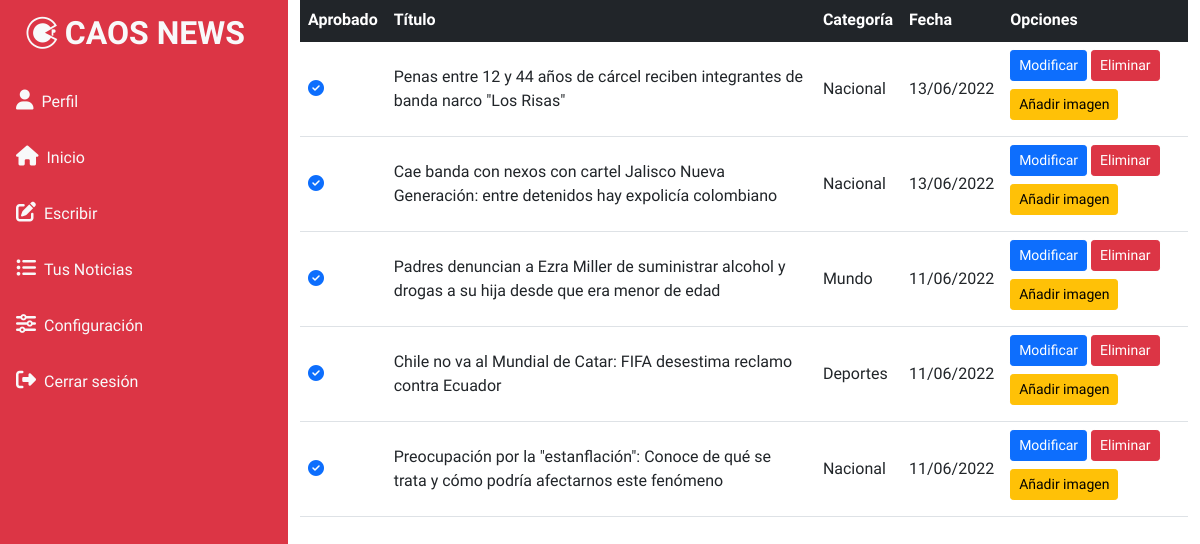
/listar/ (signed in), run on an earlier commit of the app's database.
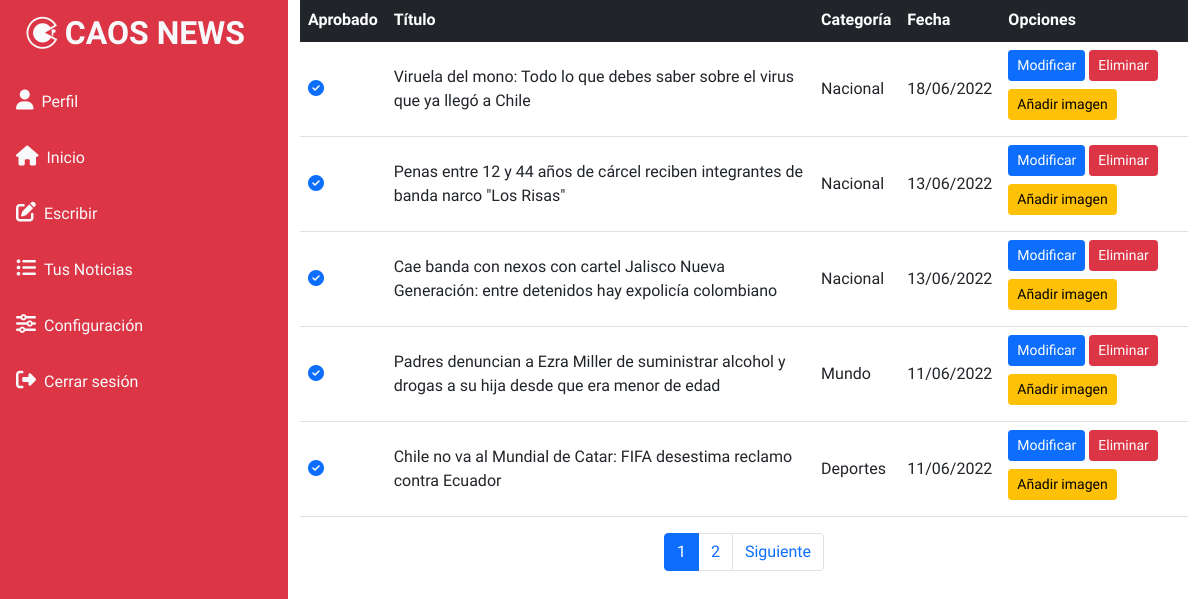
And on a later commit of the database.
### webcaosnews/models.py (models this page shows, shortened)
class Noticias(models.Model):
    id_noticia = models.AutoField(primary_key=True),
    usuario = models.CharField(max_length=60,default='--')
    autor = models.CharField(max_length=80,default='--')
    titulo = models.CharField(max_length=100)
    portada = models.ImageField(upload_to='fotos/%Y/%m/%d/',null=False,default='fotos/defecto.png')
    categoria = models.ForeignKey(Categoria,on_delete=models.CASCADE)
    ubicacion = models.ForeignKey(Regiones,on_delete=models.CASCADE)
    contenido = tinymce_models.HTMLField(null=False)
    etiquetas = models.CharField(max_length=150)
    fecha = models.DateField(("Fecha"), default=datetime.date.today)
    aprobada = models.BooleanField(default=False)
    comentario = models.TextField(default='--')

class Categoria(models.Model):
    id_categoria = models.AutoField(primary_key=True),
    nombre = models.CharField(max_length=50)
    def __str__(self):
        return self.nombre

### webcaosnews/views.py (the view)
# urls.py: path('listar/',listar,name='list'),
@login_required(login_url='login')
@permission_required('webcaosnews.change_noticias',login_url='login')
@permission_required('webcaosnews.delete_noticias',login_url='login')
@permission_required('webcaosnews.view_noticias',login_url='login')
def listar(request):
    noticias = Noticias.objects.filter(usuario= request.user).order_by('-fecha')
    page = request.GET.get('page',1)
    try:
        paginator = Paginator(noticias,5)
        noticias = paginator.page(page)
    except:
        raise Http404
    data = {
        'entity': noticias,
        'paginator': paginator
    }
    return render(request, "panel/listado.html",data)

### webcaosnews/templates/panel/listado.html (shortened to what this page needs)
{% extends "panel/basePanel.html" %}
{%load static %}
{% block contenido %}
<div class="container-fluid">
  <table class="table table-hover table-responsive-sm align-middle">
    <thead class="table-dark">
      <tr>
        <th scope="col">Aprobado</th>
        <th scope="col">Título</th>
        <th scope="col">Categoría</th>
        <th scope="col">Fecha</th>
        <th>Opciones</th>
      </tr>
    </thead>
    <tbody>
      {% for n in entity %}
      <tr>
        <th scope="row">
          {% if n.aprobada %}
          <i class="fa-solid fa-circle-check text-primary"></i>
          {% else %}
          <i class="fa-solid fa-circle-xmark text-danger"></i>
          {% endif %}
        </th>
        <td>{{n.titulo}}</td>
        <td>{{n.categoria}}</td>
        <td>{{n.fecha |date:"SHORT_DATE_FORMAT" }}</td>
        <td>
          <a href="{% url 'modNot' n.id %}"><button type="button" class="btn btn-primary btn-sm mb-2">Modificar</button></a>
          <a href="#" onclick="eliminarNoticia({{n.id}})"><button type="button"
              class="btn btn-danger btn-sm mb-2">Eliminar</button></a>
          <a href="#" onclick="galeria({{n.id}})"><button type="button"
              class="btn btn-warning btn-sm mb-2">Añadir imagen</button></a>
        </td>
      </tr>
      {% endfor %}
    </tbody>
  </table>
  <div>
    {% include '../paginator.html' %}
  </div>
</div>
{% endblock contenido %}

What changed in the data, as far as the page shows it:
no longer on this page (row unchanged): Noticias: aprobada True (drawn), titulo "Preocupación por la \"estanflación\": Conoce de qué se trata y cómo podría afectarnos este fenómeno", categoria "Nacional", fecha "11/06/2022"
added Noticias: aprobada True (drawn), titulo "Viruela del mono: Todo lo que debes saber sobre el virus que ya llegó a Chile", categoria "Nacional", fecha "18/06/2022"
Also different on the page:
new list line: "1"
new list line: "2"
text now shown: "Siguiente"
